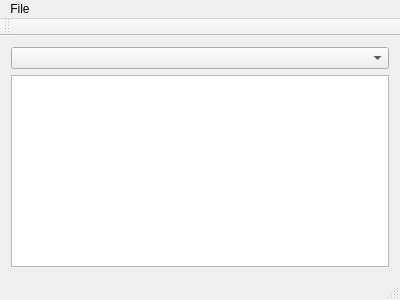
<?xml version="1.0" encoding="UTF-8"?>
<ui version="4.0">
 <class>MainWindow</class>
 <widget class="QMainWindow" name="MainWindow">
  <property name="geometry">
   <rect>
    <x>0</x>
    <y>0</y>
    <width>400</width>
    <height>300</height>
   </rect>
  </property>
  <property name="windowTitle">
   <string>MainWindow</string>
  </property>
  <widget class="QWidget" name="centralWidget">
   <layout class="QVBoxLayout" name="verticalLayout">
    <item>
     <widget class="QComboBox" name="comboBoxTables"/>
    </item>
    <item>
     <widget class="QTableView" name="tableViewFiles"/>
    </item>
   </layout>
  </widget>
  <widget class="QMenuBar" name="menuBar">
   <property name="geometry">
    <rect>
     <x>0</x>
     <y>0</y>
     <width>400</width>
     <height>21</height>
    </rect>
   </property>
   <widget class="QMenu" name="menuFile">
    <property name="title">
     <string>File</string>
    </property>
    <addaction name="actionGather_from_Directory"/>
   </widget>
   <addaction name="menuFile"/>
  </widget>
  <widget class="QToolBar" name="mainToolBar">
   <attribute name="toolBarArea">
    <enum>TopToolBarArea</enum>
   </attribute>
   <attribute name="toolBarBreak">
    <bool>false</bool>
   </attribute>
  </widget>
  <widget class="QStatusBar" name="statusBar"/>
  <action name="actionGather_from_Directory">
   <property name="text">
    <string>Gather from Directory</string>
   </property>
  </action>
 </widget>
 <layoutdefault spacing="6" margin="11"/>
 <resources/>
 <connections/>
</ui>
